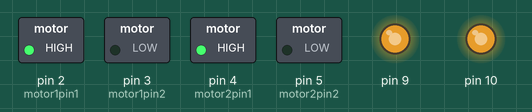
Bench run of a sketch on a simulated Arduino Uno, built with avr-gcc and run on an emulated ATmega328P. Parts: switched loads named in the sketch (green lamp = pin HIGH), output pins drawn as LEDs (lit = HIGH).

Above: at 0.1 s.
Timing chart, 0 to 1.6 s (numbered marks = the images above):
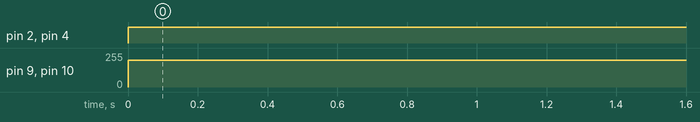

The sketch:

Motors_control.ino
```cpp
int motor1pin1 = 2;
int motor1pin2 = 3;

int motor2pin1 = 4;
int motor2pin2 = 5;

void setup() {
  // put your setup code here, to run once:
  pinMode(motor1pin1, OUTPUT);
  pinMode(motor1pin2, OUTPUT);
  pinMode(motor2pin1, OUTPUT);
  pinMode(motor2pin2, OUTPUT);

  pinMode(9, OUTPUT);
  pinMode(10, OUTPUT);
}

void loop() {
  // put your main code here, to run repeatedly:

  //Controlling speed (0 = off and 255 = max speed):
  analogWrite(9, 200); //ENA pin
  analogWrite(10, 200); //ENB pin

  //Controlling spin direction of motors:
  digitalWrite(motor1pin1, HIGH);
  digitalWrite(motor1pin2, LOW);
//
  digitalWrite(motor2pin1, HIGH);
  digitalWrite(motor2pin2, LOW);
  delay(1000);

//  digitalWrite(motor1pin1, LOW);
//  digitalWrite(motor1pin2, HIGH);

//  digitalWrite(motor2pin1, LOW);
//  digitalWrite(motor2pin2, HIGH);
  delay(1000);
}
```

Measured:
- by itself, pin 2 (motor1pin1), pin 4 (motor2pin1): LOW → HIGH at 0.00 s
- by itself, pin 9, pin 10: 0/255 → 200/255 at 0.00 s
